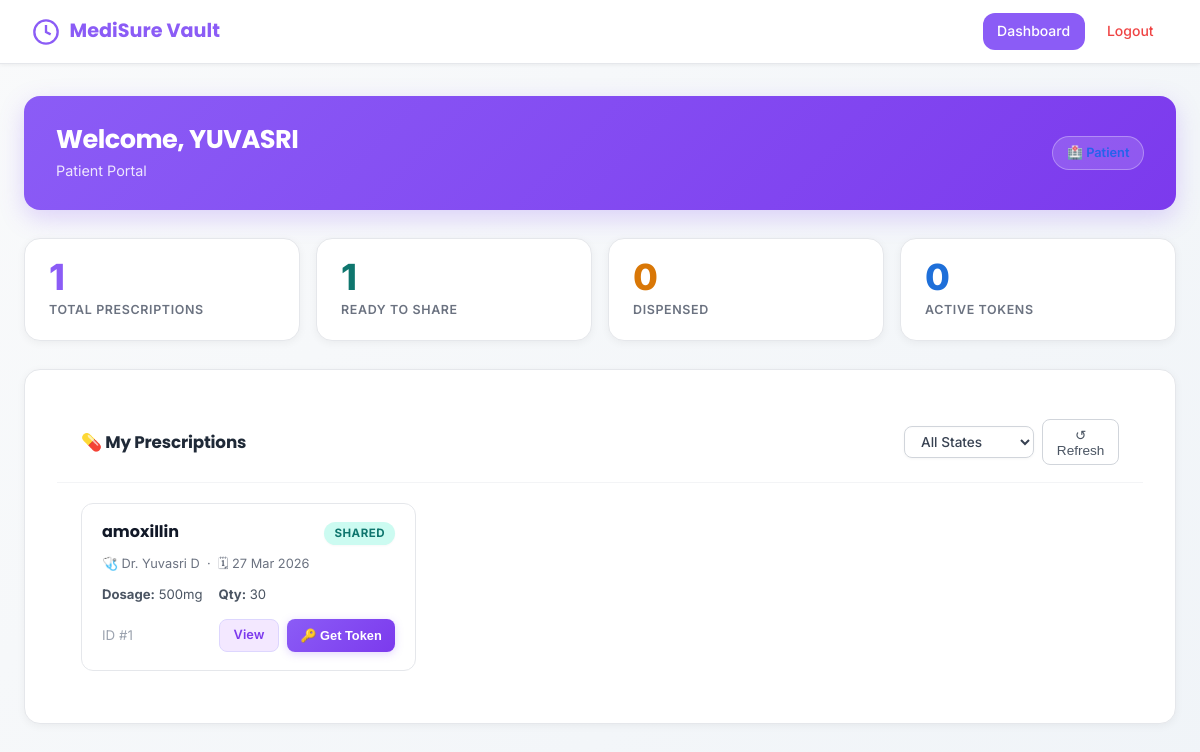
Page /patient/dashboard (signed in) on the committed database.
### models.py (models this page shows, shortened)
class User(db.Model):
    __tablename__ = 'users'
    id = db.Column(db.Integer, primary_key=True)
    username = db.Column(db.String(80), unique=True, nullable=False, index=True)
    password_hash = db.Column(db.String(256), nullable=False)
    email = db.Column(db.String(120), unique=True, nullable=False, index=True)
    role = db.Column(db.String(20), nullable=False, default='PATIENT')
    full_name = db.Column(db.String(200), nullable=False)
    license_number = db.Column(db.String(50), unique=True, nullable=True)
    pharmacy_id = db.Column(db.String(50), nullable=True)  # For pharmacists
    is_active = db.Column(db.Boolean, default=True, nullable=False)
    created_at = db.Column(db.DateTime, default=datetime.utcnow, nullable=False)
    last_login = db.Column(db.DateTime, nullable=True)
    prescriptions_created = db.relationship('Prescription',
                                           foreign_keys='Prescription.doctor_id',
                                           backref='doctor',
                                           lazy='dynamic')
    prescriptions_received = db.relationship('Prescription',
                                            foreign_keys='Prescription.patient_id',
                                            backref='patient',
                                            lazy='dynamic')
    access_tokens = db.relationship('AccessToken',
                                   foreign_keys='AccessToken.patient_id',
                                   backref='patient',
                                   lazy='dynamic',
                                   cascade='all, delete-orphan')
    audit_logs = db.relationship('AuditLog',
                                foreign_keys='AuditLog.user_id',
                                backref='user',
                                lazy='dynamic',
                                cascade='all, delete-orphan')
    __table_args__ = (
        CheckConstraint(role.in_(['PATIENT', 'DOCTOR', 'PHARMACIST', 'ADMIN']),
                       name='valid_role'),
    )

class Prescription(db.Model):
    __tablename__ = 'prescriptions'
    id = db.Column(db.Integer, primary_key=True)
    patient_id = db.Column(db.Integer, db.ForeignKey('users.id'), nullable=False, index=True)
    doctor_id = db.Column(db.Integer, db.ForeignKey('users.id'), nullable=False, index=True)
    medication_name = db.Column(db.String(200), nullable=False)
    dosage = db.Column(db.String(100), nullable=False)
    quantity = db.Column(db.Integer, nullable=False)
    refills_allowed = db.Column(db.Integer, default=0, nullable=False)
    instructions = db.Column(db.Text, nullable=True)
    diagnosis = db.Column(db.String(500), nullable=True)
    state = db.Column(db.String(20), default='CREATED', nullable=False, index=True)
    created_at = db.Column(db.DateTime, default=datetime.utcnow, nullable=False)
    shared_at = db.Column(db.DateTime, nullable=True)
    dispensed_at = db.Column(db.DateTime, nullable=True)
    locked_at = db.Column(db.DateTime, nullable=True)
    dispensed_by_id = db.Column(db.Integer, db.ForeignKey('users.id'), nullable=True)
    dispensed_by = db.relationship('User', foreign_keys=[dispensed_by_id])
    pharmacy_id = db.Column(db.String(50), nullable=True)  # Pharmacy that dispensed
    tamper_score = db.Column(db.Integer, default=100, nullable=False)  # starts at 100
    tamper_events = db.Column(db.Text, default='[]', nullable=False)   # JSON array
    is_flagged = db.Column(db.Boolean, default=False, nullable=False)
    content_hash = db.Column(db.String(64), nullable=False)  # SHA-256 hash
    expires_at = db.Column(db.DateTime, nullable=True)
    access_tokens = db.relationship('AccessToken',
                                   backref='prescription',
                                   lazy='dynamic',
                                   cascade='all, delete-orphan')
    __table_args__ = (
        CheckConstraint(state.in_(['CREATED', 'SHARED', 'DISPENSED', 'LOCKED', 'CANCELLED']),
                       name='valid_state'),
        CheckConstraint(quantity > 0, name='positive_quantity'),
        CheckConstraint(refills_allowed >= 0, name='non_negative_refills'),
        CheckConstraint(tamper_score >= 0, name='non_negative_tamper_score'),
        CheckConstraint(tamper_score <= 100, name='max_tamper_score'),
        Index('idx_prescription_state_patient', 'state', 'patient_id'),
        Index('idx_prescription_created_at', 'created_at'),
    )
    def is_locked(self):
        return self.state == 'LOCKED'

### routes/patient.py (the view)
@patient_bp.route('/dashboard')
@login_required
@role_required('PATIENT')
def dashboard():
    pid     = _patient_id()
    patient = User.query.get(pid)
    prescriptions = (
        Prescription.query
        .filter_by(patient_id=pid)
        .order_by(Prescription.created_at.desc())
        .all()
    )
    stats = _build_stats(pid)
    return render_template(
        'patient_dashboard.html',
        current_user=patient,
        patient_profile=patient.patient_profile,
        prescriptions=prescriptions,
        stats=stats
    )

### app.py (called while the page is built)
def register_request_handlers(app):
    @app.before_request
    def before_request():
        if 'user_id' in session:
            session.permanent = True
            session.modified = True
    @app.after_request
    def after_request(response):
        response.headers['X-Content-Type-Options'] = 'nosniff'
        response.headers['X-Frame-Options'] = 'DENY'
        response.headers['X-XSS-Protection'] = '1; mode=block'
        response.headers['Strict-Transport-Security'] = 'max-age=31536000; includeSubDomains'
        return response

### auth/utils.py (called while the page is built)
def login_required(f):
    @wraps(f)
    def decorated_function(*args, **kwargs):
        if 'user_id' not in session:
            if request.is_json or request.path.startswith('/api/'):
                return jsonify({'error': 'Authentication required'}), 401
            return redirect(url_for('auth.login', next=request.url))
        return f(*args, **kwargs)
    return decorated_function

def role_required(*allowed_roles):
    def decorator(f):
        @wraps(f)
        def decorated_function(*args, **kwargs):
            if 'user_id' not in session:
                abort(401)
            user_role = session.get('role')
            if user_role not in allowed_roles:
                abort(403)
            return f(*args, **kwargs)
        return decorated_function
    return decorator

### routes/patient.py (called while the page is built)
def _patient_id():
    return session.get('user_id')

def _build_stats(patient_id):
    all_rx = Prescription.query.filter_by(patient_id=patient_id).all()
    active_tokens = AccessToken.query.filter_by(
        patient_id=patient_id,
        is_used=False,
        is_revoked=False
    ).filter(AccessToken.expires_at > datetime.utcnow()).count()
    return {
        'total':        len(all_rx),
        'shared':       sum(1 for p in all_rx if p.state == 'SHARED'),
        'dispensed':    sum(1 for p in all_rx if p.state in ('DISPENSED', 'LOCKED')),
        'active_tokens': active_tokens,
    }

### templates/patient_dashboard.html (shortened to what this page needs)
<!DOCTYPE html>
<html lang="en">
<head>
    <link rel="stylesheet" href="{{ url_for('static', filename='style.css') }}">
</head>
<body>
    <nav class="top-bar">
        <div class="top-bar-brand">
            <svg width="28" height="28" viewBox="0 0 24 24" fill="none" stroke="currentColor" stroke-width="2">
                <circle cx="12" cy="12" r="10" />
                <path d="M12 6v6l4 2" />
            </svg>
            MediSure Vault
        </div>
        <div class="top-bar-nav">
            <a href="{{ url_for('patient.dashboard') }}" class="active">Dashboard</a>
            <a href="{{ url_for('logout') }}" class="btn-logout">Logout</a>
        </div>
    </nav>
    <div class="page">
        <div class="welcome-banner">
            <div>
                <h1>Welcome, {{ current_user.full_name }}</h1>
                <p>
                    {% if patient_profile %}
                    Age: {{ patient_profile.age }}
                    {% if patient_profile.blood_group %} &nbsp;·&nbsp; Blood Group: {{ patient_profile.blood_group }}{%
                    endif %}
                    {% if patient_profile.contact_number %} &nbsp;·&nbsp; {{ patient_profile.contact_number }}{% endif
                    %}
                    {% else %}
                    Patient Portal
                    {% endif %}
                </p>
            </div>
            <span class="badge-info">🏥 Patient</span>
        </div>
        <div class="stats-row">
            <div class="stat-tile total">
                <div class="num">{{ stats.total }}</div>
                <div class="lbl">Total Prescriptions</div>
            </div>
            <div class="stat-tile shared">
                <div class="num">{{ stats.shared }}</div>
                <div class="lbl">Ready to Share</div>
            </div>
            <div class="stat-tile dispensed">
                <div class="num">{{ stats.dispensed }}</div>
                <div class="lbl">Dispensed</div>
            </div>
            <div class="stat-tile tokens">
                <div class="num">{{ stats.active_tokens }}</div>
                <div class="lbl">Active Tokens</div>
            </div>
        </div>
        <div class="section-card">
            <div class="section-head">
                <h2>💊 My Prescriptions</h2>
                <div class="filter-bar">
                    <select id="stateFilter">
                        <option value="">All States</option>
                    </select>
                    <button class="btn-refresh"
                        onclick="loadPrescriptions(document.getElementById('stateFilter').value)">↺ Refresh</button>
                </div>
            </div>
            <div class="section-body">
                <div id="rxList">
                    {% if prescriptions %}
                    <div class="rx-grid">
                        {% for p in prescriptions %}
                        <div class="rx-card">
                            <div class="rx-card-top">
                                <h3>{{ p.medication_name }}</h3>
                                <span class="badge badge-{{ p.state.lower() }}">{{ p.state }}</span>
                            </div>
                            <div class="rx-meta">
                                🩺 Dr. {{ p.doctor.full_name if p.doctor else '—' }}
                                &nbsp;·&nbsp; 🗓 {{ p.created_at.strftime('%d %b %Y') }}
                            </div>
                            <div class="rx-details">
                                <span><strong>Dosage:</strong> {{ p.dosage }}</span>
                                <span><strong>Qty:</strong> {{ p.quantity }}</span>
                            </div>
                            <div class="rx-footer">
                                <small style="color:var(--color-gray-400);">ID #{{ p.id }}</small>
                                <div style="display:flex;gap:.5rem;">
                                    <a href="{{ url_for('patient.view_prescription', prescription_id=p.id) }}"
                                        class="btn-view">View</a>
                                    {% if p.state == 'SHARED' and not p.is_locked() %}
                                    <button class="btn-token" onclick="quickToken({{ p.id }})">🔑 Get Token</button>
                                    {% endif %}
                                </div>
                            </div>
                        </div>
                        {% endfor %}
                    </div>
                    {% else %}
                    <div class="empty-state">
                        <p>No prescriptions yet. Your doctor will create one for you.</p>
                    </div>
                    {% endif %}
                </div>
            </div>
        </div>
    </div>
</body>
</html>

### rows in the picture
User: full_name "YUVASRI"
Prescription: medication_name "amoxillin", state "SHARED", doctor "Yuvasri D", created_at "27 Mar 2026", dosage "500mg", quantity "30", id "1"

### other values in the picture
{{ stats.total }} "1"
{{ stats.shared }} "1"
{{ stats.dispensed }} "0"
{{ stats.active_tokens }} "0"
